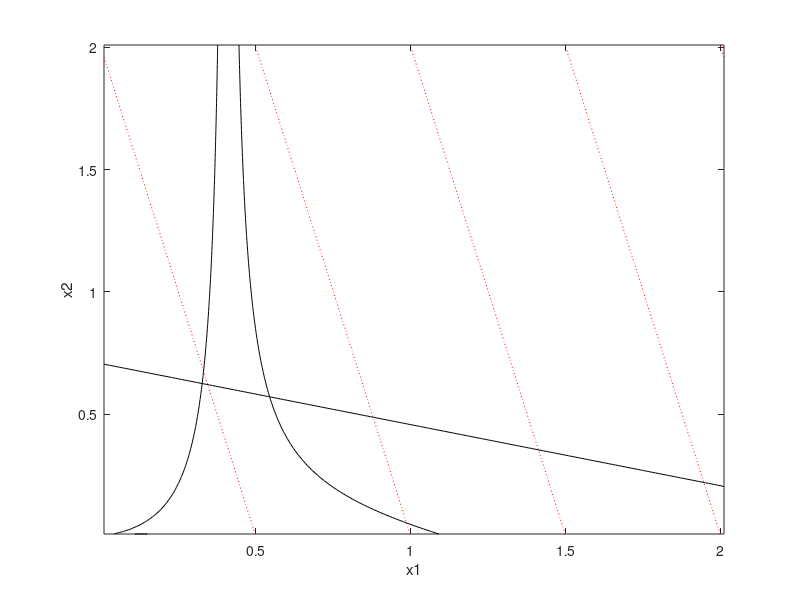

Here is the MATLAB script that generated this plot:
% GS1plot.m
% Initialization
clf, hold off, clear
% Compute matrices of objective function and constraint function values
% for combinations of x1 and x2
x1vec = [0.01:0.01:2.01];
x2vec = [0.01:0.01:2.01];
for j=1:1:length(x2vec)
    for i=1:1:length(x1vec)
        % Doint in design space
        x1=x1vec(i); x2=x2vec(j);
        % Dimensionless stresses in bars 1,2, and 3
        f1 = 0.5*sqrt(2)*( (sqrt(3)/(3*x1)) + 1/(x1+4*x2) );
        f2 = 2*sqrt(2)/(x1+4*x2);
        f3 = 0.5*sqrt(2)*( (-sqrt(3)/(3*x1)) + 1/(x1+4*x2) );
        % Objective function (mass)
        F(j,i) = 4*x1 + x2;
        % Tensile stress contraints
        g1(j,i) = f1 - 1;
        g2(j,i) = f2 - 1;
        g3(j,i) = f3 - 1;
        % Compression stress contraints
        g4(j,i) = -f1 - 1;
        g5(j,i) = -f2 - 1;
        g6(j,i) = -f3 - 1;
    end
end
contour(x1vec,x2vec, F, [2 4 6 8 10],'r:')
xlabel('x1'), ylabel('x2')
set(gca,'Xtick',[0.5:0.5:2])
set(gca,'Ytick',[0.5:0.5:2])
hold on
contour(x1vec, x2vec, g1, [0 0], 'k-')
contour(x1vec, x2vec, g2, [0 0], 'k-')
contour(x1vec, x2vec, g3, [0 0], 'k-') % Very small bump for small x1,x2
contour(x1vec, x2vec, g4, [0 0], 'k-') % Not visable
contour(x1vec, x2vec, g5, [0 0], 'k-') % Not visable
contour(x1vec, x2vec, g6, [0 0], 'k-')


